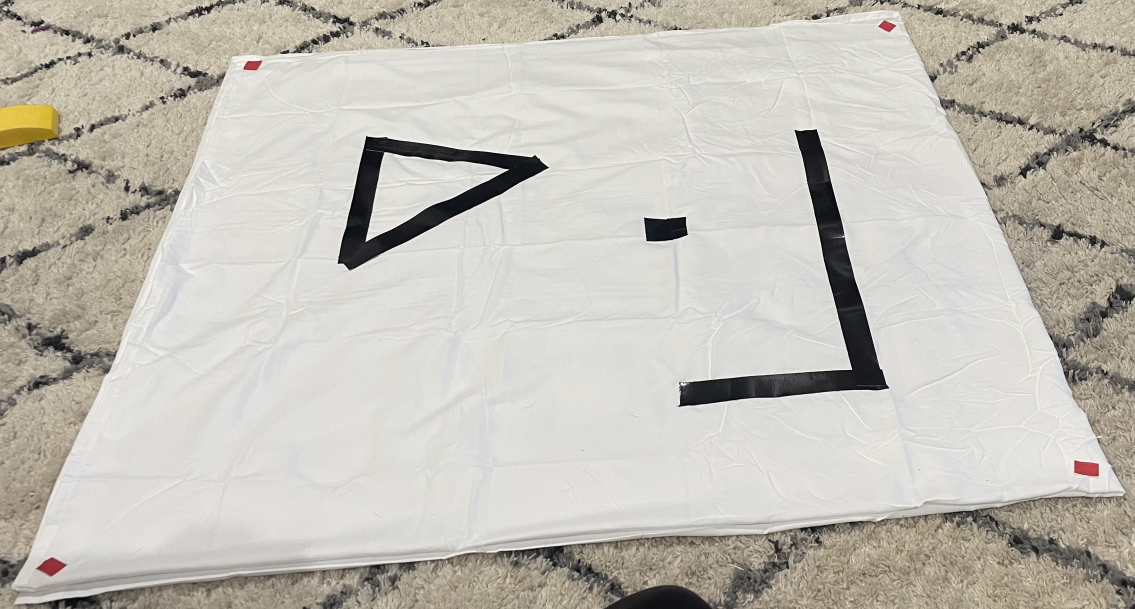
#> input picture InitialFunctionality/CentralCommand/test1.jpg, 3403 x 1827 px, given in place of the camera (shown at 1/3 size)
$ python robot_localization.py
#> lines starting #> are read from the running program, lines starting #| are printed output that depends on the picture; after the words box and inside, x2 and y2 are one past the last pixel; in counts of white or black regions, pixels touching at a corner belong together
import cv2
import numpy as np
import matplotlib.pyplot as plt
from matplotlib import colors
import qrcode

view_exploration = False
live_webcam = True

#todo: create a centralized location for helper methods
# [34 lines left out: functions show_img_helper, calc_dist, contour_midpoint, calc_midpoint, qr_mid_point, not called in this run]


def find_contours(img, tree, approx, lower = 5000, upper = 500000):
    """
    """
    gray = cv2.cvtColor(img, cv2.COLOR_BGR2GRAY)
    gray_blur = cv2.GaussianBlur(gray, (5,5), sigmaX=0, sigmaY=0)
    _, threshold = cv2.threshold(gray_blur, 127, 255, cv2.THRESH_BINARY)

    # show_img_helper(threshold, "test", True)
    contours, _ = cv2.findContours(threshold, tree, approx)

    filtered_contours = []

    for contour in contours:
        area = cv2.contourArea(contour)

        if area < lower or area > upper:
            continue
        filtered_contours.append(contour)

    return filtered_contours

def find_triangles(contours, qr_corners = []):
    """

    """
    triangle_idxs = []
    for idx in range(1, len(contours)):

        approx = cv2.approxPolyDP(contours[idx], 0.1*cv2.arcLength(contours[idx], True), True)

        if(len(approx) == 3):

            #optionally, filter out values that are in the QR code
            #source: https://stackoverflow.com/questions/8508096/how-to-check-if-one-contour-is-nested-embedded-in-opencv
            #we skip the polynomial if any of its indicies are inside the QR code
            if(len(qr_corners) >0):

                in_poly = []
                for approx_idx in range(len(approx)):
                    in_poly.append(cv2.pointPolygonTest(qr_corners.astype(int)[0],  approx[approx_idx][0].tolist(), False))

                if(np.any(np.array(in_poly) > 0)):
                    continue

            triangle_idxs.append(idx)

    return triangle_idxs

# [9 lines left out: function estimate_triangle, not called in this run]

def estimate_triangle2(contours, triangle_idxs):
    """
    """

    #maybe we do something more interesting with color later
    #https://pyimagesearch.com/2016/02/15/determining-object-color-with-opencv/
    return triangle_idxs[0]

# [46 lines left out: functions find_localization_aids, label_localization_aids, not called in this run]


def find_localization_aids2(img, lower = 5000, upper = 500000 ):

    triangle_vertices = []

    #retrieve set of contours (filtered by area)
    contours = find_contours(img, cv2.RETR_TREE, cv2.CHAIN_APPROX_SIMPLE, lower=lower, upper=upper)

    #isolate the contours that look like a triangle
    triangle_idxs = find_triangles(contours)

    if(len(triangle_idxs) != 0):
        #best guess is triangle closed to the QR code (by center point)
        est_triangle = estimate_triangle2(contours, triangle_idxs)

        #get the triangle vertices
        triangle_vertices = cv2.approxPolyDP(contours[est_triangle], 0.1*cv2.arcLength(contours[est_triangle], True), True)

    return triangle_vertices

def label_localization_aids2(image, triangle_vertices, save_name):

    if(len(triangle_vertices) > 0):
        labeled = cv2.drawContours(image, [triangle_vertices], 0, (255, 0, 0), 5)
    else:
        labeled = image

    if save_name != "":
        cv2.imwrite(save_name, labeled)

    return labeled


# [121 lines left out: functions exploration, main, not called in this run]

if __name__ == "__main__":

    if(live_webcam):
        vid_capture = cv2.VideoCapture(1, cv2.CAP_DSHOW)

        while(True):
            ret, frame = vid_capture.read()
#> frame is the input picture: shape (1827, 3403, 3); mean B, G, R 182.5, 190.9, 194.3
            if ret == True:
                triangle_vertices = find_localization_aids2(frame, lower=100, upper=100000)
#> in find_contours, `gray = cv2.cvtColor(img, cv2.COLOR_BGR2GRAY)`:
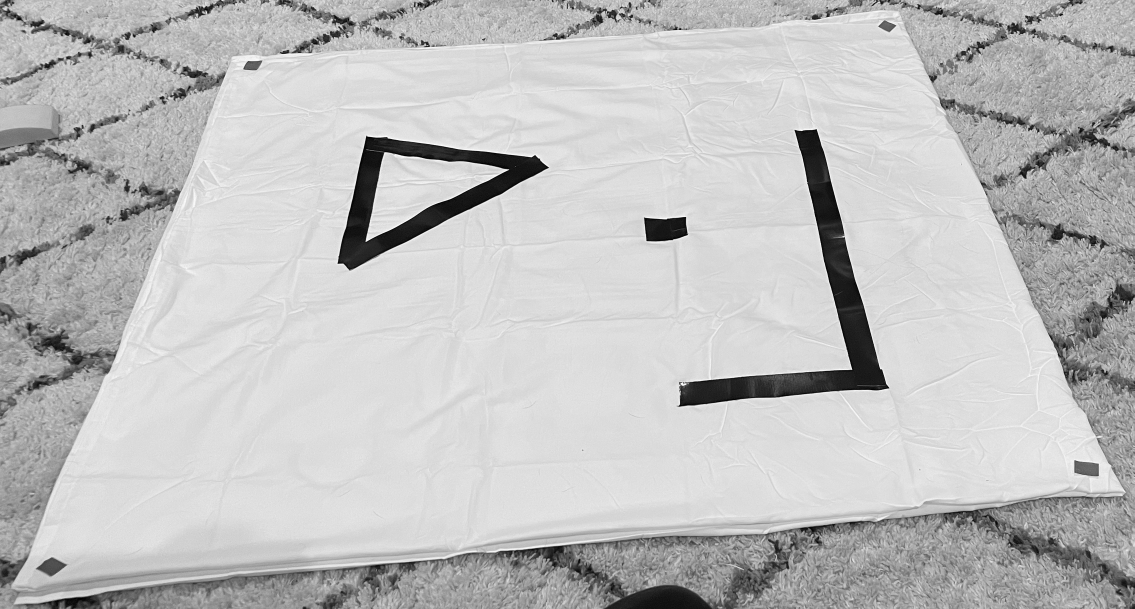
#> gray: shape (1827, 3403) (shown at 1/3 size); min 0, max 255, mean 191
#> in find_contours, `_, threshold = cv2.threshold(gray_blur, 127, 255, cv2.THRESH_BINARY)`:
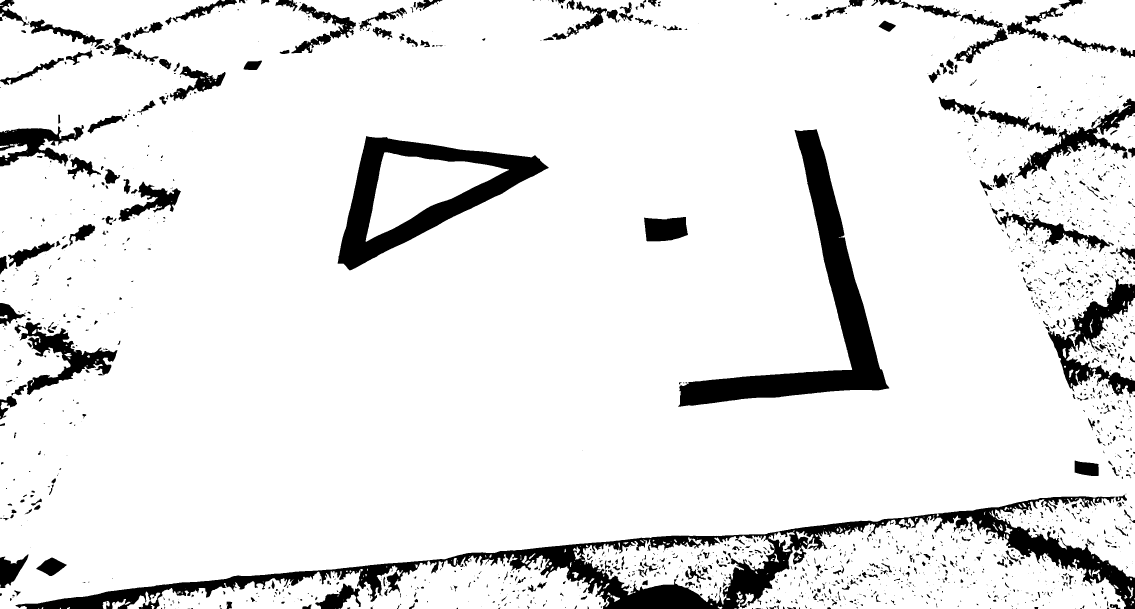
#> threshold: shape (1827, 3403) (shown at 1/3 size); 90.4% white; 1802 black regions (1073 under 20 px)
#> in find_contours, `contours, _ = cv2.findContours(threshold, tree, approx)`: contours = 2169 contours, 1191 with area under 20; largest, box (x1, y1, x2, y2) and area: (0, 0, 3403, 1827) 5522014, (2209, 1547, 3378, 1827) 203169, (1012, 407, 1647, 812) 127838, (469, 1662, 1828, 1827) 120574, (2033, 387, 2669, 1221) 97022
#> the loop in find_contours, `for contour in contours:` made 2169 passes
#> area on passes 6, 9, 11: 25, 54.5, 61
#> after the loop in find_contours, `for contour in contours:`: filtered_contours = 215 contours; largest, box (x1, y1, x2, y2) and area: (2033, 387, 2669, 1221) 97022, (1744, 1607, 2324, 1814) 61590, (1097, 457, 1527, 725) 51520, (3199, 894, 3403, 1142) 23500, (43, 966, 353, 1186) 20805
#> in find_localization_aids2, `contours = find_contours(img, cv2.RETR_TREE, cv2.CHAIN_APPROX_SIMPLE, ..`: contours has the same summary as filtered_contours in find_contours
#> the loop in find_triangles, `for idx in range(1, len(contours)): ` made 214 passes
#> approx on passes 1 to 3: [[377, 1797], [338, 1807], [337, 1826]], [[1831, 1789], [1842, 1804], [1859, 1796]], [[478, 1778], [451, 1786], [455, 1809]]
#> after the loop in find_triangles, `for idx in range(1, len(contours)):`: triangle_idxs = 104 values from 1 to 206
#> in find_localization_aids2, `est_triangle = estimate_triangle2(contours, triangle_idxs)`: est_triangle = 1
#> in find_localization_aids2, `triangle_vertices = cv2.approxPolyDP(contours[est_triangle], 0.1*cv2.a..`: triangle_vertices = [[377, 1797], [338, 1807], [337, 1826]]
#> triangle_vertices = [[377, 1797], [338, 1807], [337, 1826]]
                labeled = label_localization_aids2(frame, triangle_vertices, "")
                cv2.imshow('Frame', labeled)
                k_input = cv2.waitKey(20) #wait for 20 ms on each frame and monitor user input
#> (key q is pressed here)

                #in this case, if the user presses q, we quit
                if k_input == ord('q'):
                    print("early exit")
                    break
            else:
                break

            #when finished with a caputre, release it, and destroy the windows
        vid_capture.release()
        cv2.destroyAllWindows()
    else:
        if(view_exploration):
            exploration()
        else:
            main()
